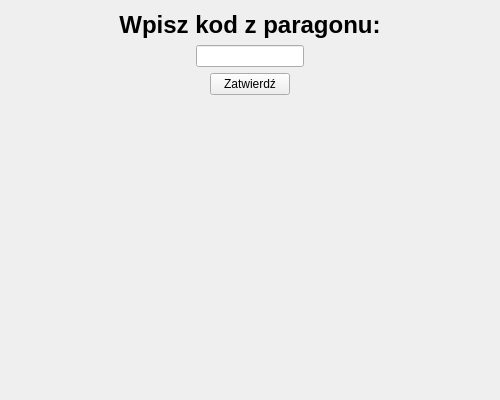
<?xml version="1.0" encoding="UTF-8"?>
<ui version="4.0">
 <class>DodajSaldo</class>
 <widget class="QWidget" name="DodajSaldo">
  <property name="geometry">
   <rect>
    <x>0</x>
    <y>0</y>
    <width>500</width>
    <height>400</height>
   </rect>
  </property>
  <property name="windowTitle">
   <string>Form</string>
  </property>
  <layout class="QGridLayout" name="gridLayout">
   <item row="2" column="1" alignment="Qt::AlignmentFlag::AlignHCenter">
    <widget class="QLineEdit" name="lineEditWpiszKod"/>
   </item>
   <item row="5" column="1" alignment="Qt::AlignmentFlag::AlignHCenter">
    <widget class="QLabel" name="labelWiadomoscZwrotna">
     <property name="text">
      <string/>
     </property>
    </widget>
   </item>
   <item row="3" column="1" alignment="Qt::AlignmentFlag::AlignHCenter">
    <widget class="QPushButton" name="pushButtonZatwierdzKod">
     <property name="text">
      <string>Zatwierdź</string>
     </property>
    </widget>
   </item>
   <item row="4" column="1">
    <spacer name="verticalSpacer">
     <property name="orientation">
      <enum>Qt::Orientation::Vertical</enum>
     </property>
     <property name="sizeHint" stdset="0">
      <size>
       <width>20</width>
       <height>40</height>
      </size>
     </property>
    </spacer>
   </item>
   <item row="0" column="0">
    <spacer name="horizontalSpacer">
     <property name="orientation">
      <enum>Qt::Orientation::Horizontal</enum>
     </property>
     <property name="sizeHint" stdset="0">
      <size>
       <width>40</width>
       <height>20</height>
      </size>
     </property>
    </spacer>
   </item>
   <item row="0" column="2">
    <spacer name="horizontalSpacer_2">
     <property name="orientation">
      <enum>Qt::Orientation::Horizontal</enum>
     </property>
     <property name="sizeHint" stdset="0">
      <size>
       <width>40</width>
       <height>20</height>
      </size>
     </property>
    </spacer>
   </item>
   <item row="0" column="1" alignment="Qt::AlignmentFlag::AlignHCenter">
    <widget class="QLabel" name="label">
     <property name="font">
      <font>
       <pointsize>18</pointsize>
       <bold>true</bold>
      </font>
     </property>
     <property name="text">
      <string>Wpisz kod z paragonu:</string>
     </property>
     <property name="alignment">
      <set>Qt::AlignmentFlag::AlignCenter</set>
     </property>
    </widget>
   </item>
  </layout>
 </widget>
 <resources/>
 <connections/>
</ui>
